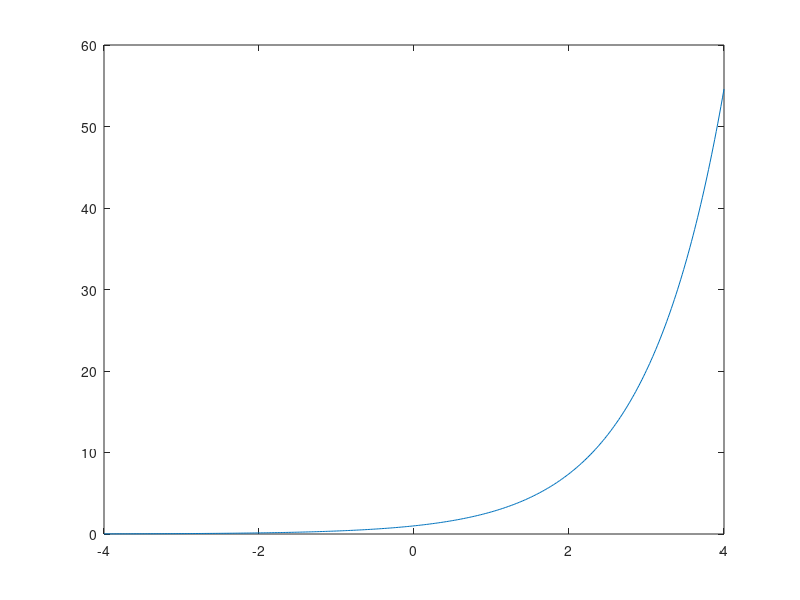

MATLAB code to generate this figure:
% script 1
x = [2 3; 4 2];
b = [1; 2];
bMatr = b(1:2, [1 1]);
c = x + bMatr;
c = x - bMatr;

matrProd = x*c;
matrProd/c

matrProd*inv(c)

%% elementwise multiplication

% initialize sale vector
nSold = [2 3 2 1];

prices = [2.3 2.4 5.4 1.2];

profits = nSold .* prices;

%% evaluate function

grid = 1:10;

squared = grid.^2;
squaredScaled = squared * 3;
scaled = 7*grid;
vals = squaredScaled + scaled

%% plotting

plot(grid, vals)

%%

grid = -4:0.02:4;
vals = exp(grid);

plot(grid, vals)

%%










